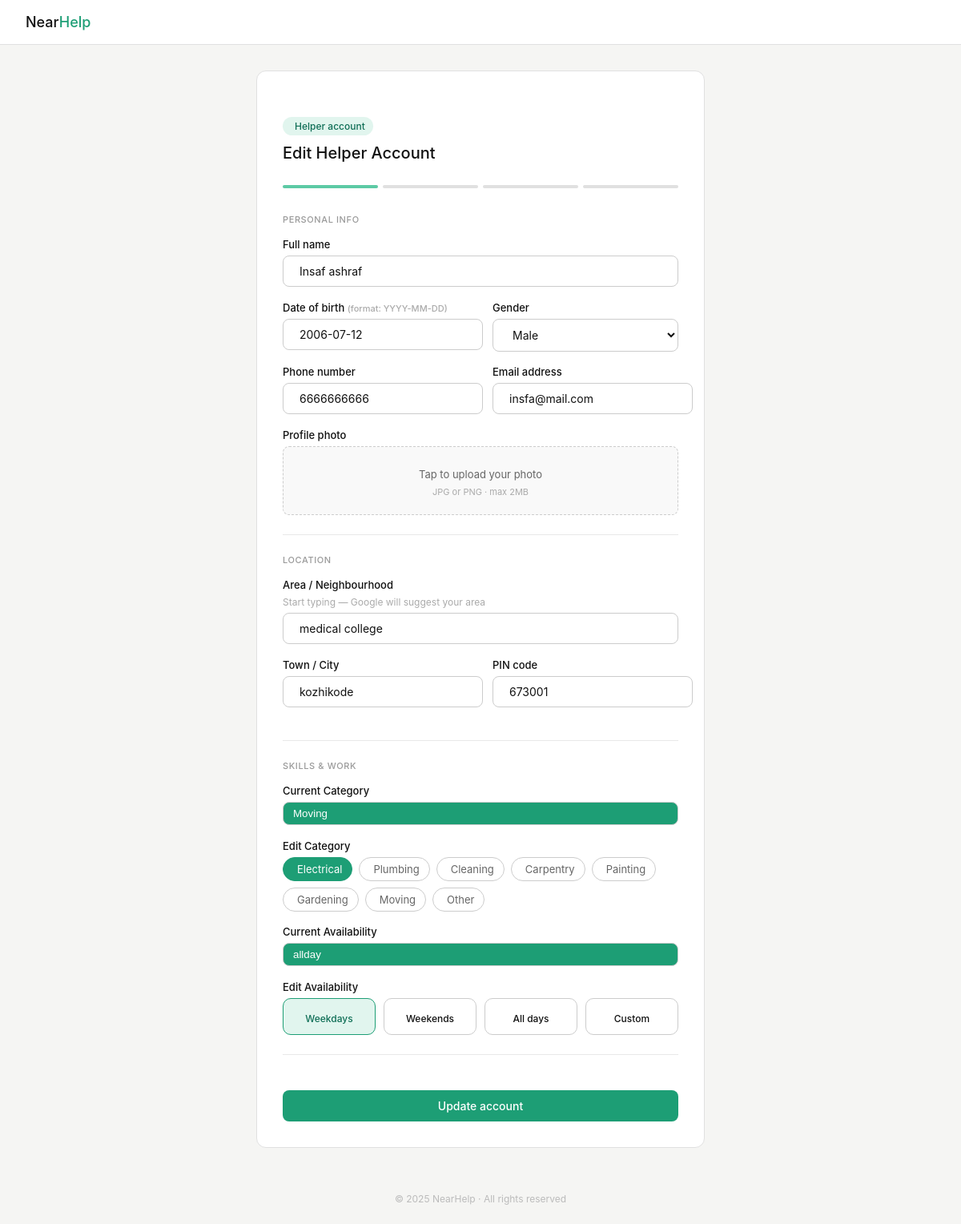
The page /Edit_helper_data_table/5/ on the database its author committed.
### projectnearhelpapp/models.py (models this page shows)
class Helper_details(models.Model):
        user = models.OneToOneField(settings.AUTH_USER_MODEL, on_delete=models.CASCADE , related_name='helper_details', null=True, blank=True)
        Fullname = models.CharField(max_length=50)
        Dob = models.DateField()
        Gender = models.CharField()
        Phone_number = models.CharField()
        Email = models.CharField()
        Photo = models.ImageField(upload_to="photos/" , blank=True, null=True)
        Area = models.CharField(max_length=100, null=True, blank=True)
        Town = models.CharField(max_length=100)
        Pin = models.IntegerField()
        Category = models.CharField()
        Availability = models.CharField()
        Password = models.CharField(max_length=128)

### projectnearhelpapp/views.py (the view)
# urls.py: path('Edit_helper_data_table/<int:pk>/',views.Edit_helper_data_table,name='Edit_helper_data_table'),
def Edit_helper_data_table(request, pk):
    selected_helper = Helper_details.objects.get(id=pk)
    return render(request,'admin_dashboard/edit_helper_data_admin.html',{'selected_helper':selected_helper})

### projectnearhelpapp/templates/admin_dashboard/edit_helper_data_admin.html (shortened to what this page needs)
<!DOCTYPE html>
<html lang="en">
    <head>
        {% load static %}
        <link rel="stylesheet"
            href="https://cdn.jsdelivr.net/npm/@tabler/icons-webfont@latest/dist/tabler-icons.min.css" />
        <link rel="stylesheet" href="{% static 'css/helper_signup_page.css' %}">
    </head>
    <body>
        <nav class="nav">
            <a class="logo" href="#">Near<span>Help</span></a>
        </nav>
        <div class="page">
            <div class="form-wrap">
                <div class="form-head">
                    <div class="badge"> Helper
                        account</div>
                    <h1>Edit Helper Account</h1>
                </div>
                <div class="progress-bar">
                    <div class="progress-step active"></div>
                    <div class="progress-step"></div>
                    <div class="progress-step"></div>
                    <div class="progress-step"></div>
                </div>
                <form
                    action="{% url 'Update_helper_data_table' selected_helper.id %}"
                    method="post"
                    enctype="multipart/form-data">
                    <div class="section-title">Personal info</div>
                    <div class="field">
                        <label for="fullname">Full name</label>
                        <div class="input-wrap">
                            <input type="text" id="fullname" name="fullname"
                                value="{{ selected_helper.Fullname }}" />
                        </div>
                    </div>
                    <div class="two-col">
                        <div class="field">
                            <label for>Date of birth <span>(format: YYYY-MM-DD)</span></label>
                            <div class="input-wrap">
                                <input type="text" id="dob" name="dob" value="{{ selected_helper.Dob|date:'c'  }}"/>
                            </div>
                        </div>
                        <div class="field">
                            <label for="gender">Gender</label>
                            <div class="input-wrap">
                                <select id="gender" name="gender"
                                    value="{{ selected_helper.Gender }}">
                                    <option value="male">Male</option>
                                </select>
                            </div>
                        </div>
                    </div>
                    <div class="two-col">
                        <div class="field">
                            <label for="phone">Phone number</label>
                            <div class="input-wrap">
                                <input type="text" id="phone" name="phone"
                                    maxlength="10" pattern="[0-9]{10}"
                                    value="{{ selected_helper.Phone_number }}" />
                            </div>
                        </div>
                        <div class="field">
                            <label for="email">Email address</label>
                            <div class="input-wrap">
                                <input type="email" id="email" name="email"
                                    value="{{ selected_helper.Email }}" />
                            </div>
                        </div>
                    </div>
                    <div class="field">
                        <label>Profile photo</label>
                        <div class="photo-upload" id="photoBox">
                            <p>Tap to upload your photo</p>
                            <span>JPG or PNG · max 2MB</span>
                        </div>
                    </div>
                    <hr class="divider" />
                    <div class="section-title">Location</div>
                    <div class="field">
                        <label for="area">Area / Neighbourhood</label>
                        <span class="hint">Start typing — Google will suggest
                            your area</span>
                        <div class="input-wrap">
                            <input type="text" id="area" name="area"
                                value="{{ selected_helper.Area }}" />
                        </div>
                    </div>
                    <div class="two-col">
                        <div class="field">
                            <label for="town">Town / City</label>
                            <div class="input-wrap">
                                <input type="text" id="town" name="town"
                                    value="{{ selected_helper.Town }}" />
                            </div>
                        </div>
                        <div class="field">
                            <label for="pin">PIN code</label>
                            <div class="input-wrap">
                                <input type="text" id="pin" name="pin"
                                    value="{{ selected_helper.Pin }}"
                                    maxlength="6" pattern="[0-9]{6}" />
                            </div>
                        </div>
                    </div>
                    <hr class="divider" />
                    <div class="section-title">Skills & work</div>
                    <div class="field">
                        <label for="dob">Current Category</label>
                        <div class="display_chip">
                            <input class="display_input" type="text"
                                value="{{ selected_helper.Category }}" readonly>
                        </div>
                    </div>
                    <div class="field">
                        <label>Edit Category </label>
                        <div class="chip-group" id="catGroup">
                            <div class="chip active" data-val="Electrical"> Electrical</div>
                            <div class="chip" data-val="Plumbing"> Plumbing</div>
                            <div class="chip" data-val="Cleaning"> Cleaning</div>
                            <div class="chip" data-val="Carpentry"> Carpentry</div>
                            <div class="chip" data-val="Painting"> Painting</div>
                            <div class="chip" data-val="Gardening"> Gardening</div>
                            <div class="chip" data-val="Moving"> Moving</div>
                            <div class="chip" data-val="Other">
                                Other</div>
                        </div>
                    </div>
                    <div class="field">
                        <label for="dob">Current Availability</label>
                        <div class="display_chip">
                            <input class="display_input" type="text"
                                value="{{ selected_helper.Availability }}" readonly>
                        </div>
                    </div>
                    <div class="field">
                        <label class="edit_label">Edit Availability</label>
                        <div class="avail-group" id="availGroup">
                            <div class="avail-card active" data-val="weekdays">
                                <div class="a-label">Weekdays</div>
                            </div>
                            <div class="avail-card" data-val="weekends">
                                <div class="a-label">Weekends</div>
                            </div>
                            <div class="avail-card" data-val="allday">
                                <div class="a-label">All days</div>
                            </div>
                            <div class="avail-card" data-val="other">
                                <div class="a-label">Custom</div>
                            </div>
                        </div>
                    </div>
                    <hr class="divider" />
                    <button type="submit" class="btn-primary">Update
                        account</button>
                </form>
            </div>
        </div>
        <div class="page-footer">© 2025 NearHelp · All rights reserved</div>
    </body>
</html>

### static/css/helper_signup_page.css (style rules this page uses)
* { box-sizing: border-box; margin: 0; padding: 0; }
body { font-family: -apple-system, BlinkMacSystemFont, 'Segoe UI', Roboto, sans-serif; background: #f5f5f3; color: #111; min-height: 100vh; display: flex; flex-direction: column; }
.nav { background: #fff; border-bottom: 0.5px solid #e0e0e0; padding: 0 2rem; height: 56px; display: flex; align-items: center; justify-content: space-between; position: sticky; top: 0; z-index: 10; }
.logo { font-size: 18px; font-weight: 500; color: #111; text-decoration: none; }
.logo span { color: #1D9E75; }
.page { flex: 1; display: flex; align-items: flex-start; justify-content: center; padding: 2rem 1rem; }
.form-wrap { width: 100%; max-width: 560px; background: #fff; border: 0.5px solid #e0e0e0; border-radius: 12px; padding: 2rem; }
.form-head { margin-bottom: 1.8rem; }
.form-head .badge { display: inline-flex; align-items: center; gap: 5px; background: #E1F5EE; color: #0F6E56; font-size: 12px; font-weight: 500; padding: 4px 10px; border-radius: 999px; margin-bottom: 10px; }
.form-head h1 { font-size: 20px; font-weight: 500; color: #111; margin-bottom: 4px; }
.progress-bar { display: flex; gap: 6px; margin-bottom: 2rem; }
.progress-step { flex: 1; height: 4px; border-radius: 999px; background: #e0e0e0; }
.progress-step.active { background: #5DCAA5; }
.section-title { font-size: 11px; font-weight: 500; color: #999; text-transform: uppercase; letter-spacing: 0.6px; margin-bottom: 1rem; }
.divider { border: none; border-top: 0.5px solid #e8e8e8; margin: 1.5rem 0; }
.field { margin-bottom: 1.1rem; }
.field label { display: block; font-size: 13px; font-weight: 500; color: #111; margin-bottom: 6px; }
.field .hint { display: block; font-size: 12px; color: #aaa; margin-bottom: 6px; }
.input-wrap { display: flex; align-items: center; border: 0.5px solid #ccc; border-radius: 8px; overflow: hidden; background: #fff; transition: border-color 0.15s; }
.input-wrap input, .input-wrap select { flex: 1; border: none; outline: none; padding: 10px 10px 10px 0; font-size: 14px; background: transparent; color: #111; font-family: inherit; }
.input-wrap select { cursor: pointer; padding-right: 10px; }
.photo-upload { border: 0.5px dashed #ccc; border-radius: 8px; padding: 1.25rem; text-align: center; cursor: pointer; background: #f9f9f9; transition: border-color 0.15s; position: relative; }
.photo-upload p { font-size: 13px; color: #666; margin-bottom: 2px; }
.photo-upload span { font-size: 11px; color: #aaa; }
.two-col { display: grid; grid-template-columns: 1fr 1fr; gap: 12px; }
.chip-group { display: flex; flex-wrap: wrap; gap: 8px; }
.chip { display: inline-flex; align-items: center; gap: 5px; padding: 6px 12px; font-size: 13px; border: 0.5px solid #ccc; border-radius: 999px; cursor: pointer; color: #666; background: #fff; transition: all 0.12s; user-select: none; font-family: inherit; }
.chip.active { background: #1D9E75; color: #fff; border-color: #1D9E75; }
.avail-group { display: flex; gap: 10px; flex-wrap: wrap; }
.avail-card { flex: 1; min-width: 100px; border: 0.5px solid #ccc; border-radius: 10px; padding: 12px 10px; cursor: pointer; text-align: center; background: #fff; transition: all 0.12s; user-select: none; }
.avail-card .a-label { font-size: 12px; font-weight: 500; color: #111; }
.avail-card.active { border-color: #1D9E75; background: #E1F5EE; }
.avail-card.active i, .avail-card.active .a-label { color: #0F6E56; }
.btn-primary { width: 100%; background: #1D9E75; color: #fff; border: none; border-radius: 8px; padding: 11px; font-size: 14px; font-weight: 500; cursor: pointer; font-family: inherit; transition: background 0.15s; margin-top: 1.25rem; }
.page-footer { text-align: center; padding: 1.5rem; font-size: 12px; color: #bbb; }

### projectnearhelpapp/templates/admin_dashboard/edit_helper_data_admin.html (style rules this page uses)
.edit_label { font-weight: 500; color: #555; margin-bottom: 8px; display: block; }
.display_chip { padding: 6px 12px; display: flex; border: 0.5px solid #ccc; border-radius: 8px; overflow: hidden; background:#1D9E75; transition: border-color 0.15s; }
.display_input { color: white; background:#1D9E75; border: none; }
.field span { font-size: 11px; color: #aaa; }

### rows shown on the page
Helper_details: fullname "Insaf ashraf", dob "2006-07-12", gender "Male", phone "6666666666", email "insfa@mail.com", area "medical college", town "kozhikode", pin "673001", Category "Moving", Availability "allday"
